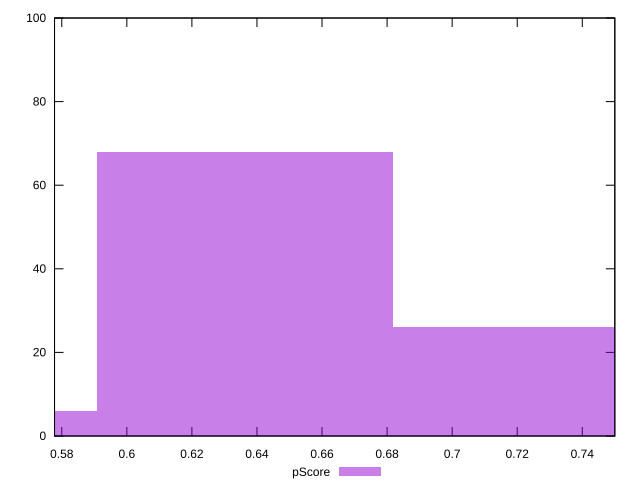

Reproduce this figure in gnuplot.
reset

$pScore <<EOF
0.6363381759031365 68
0.7272436296035846 26
0.5454327222026885 6
EOF

set key outside below
set boxwidth 0.09090545370044807
set xrange [0.5777777777777777:0.75]
set yrange [0:100]
set trange [0:100]
set style fill transparent solid 0.5 noborder
set terminal svg size 640, 490 enhanced background rgb 'white'
set output "report_00017_2021-02-10T15-08-03.406Z/uses-webp-images/samples/pages/pScore/histogram.svg"

plot $pScore title "pScore" with boxes

reset
